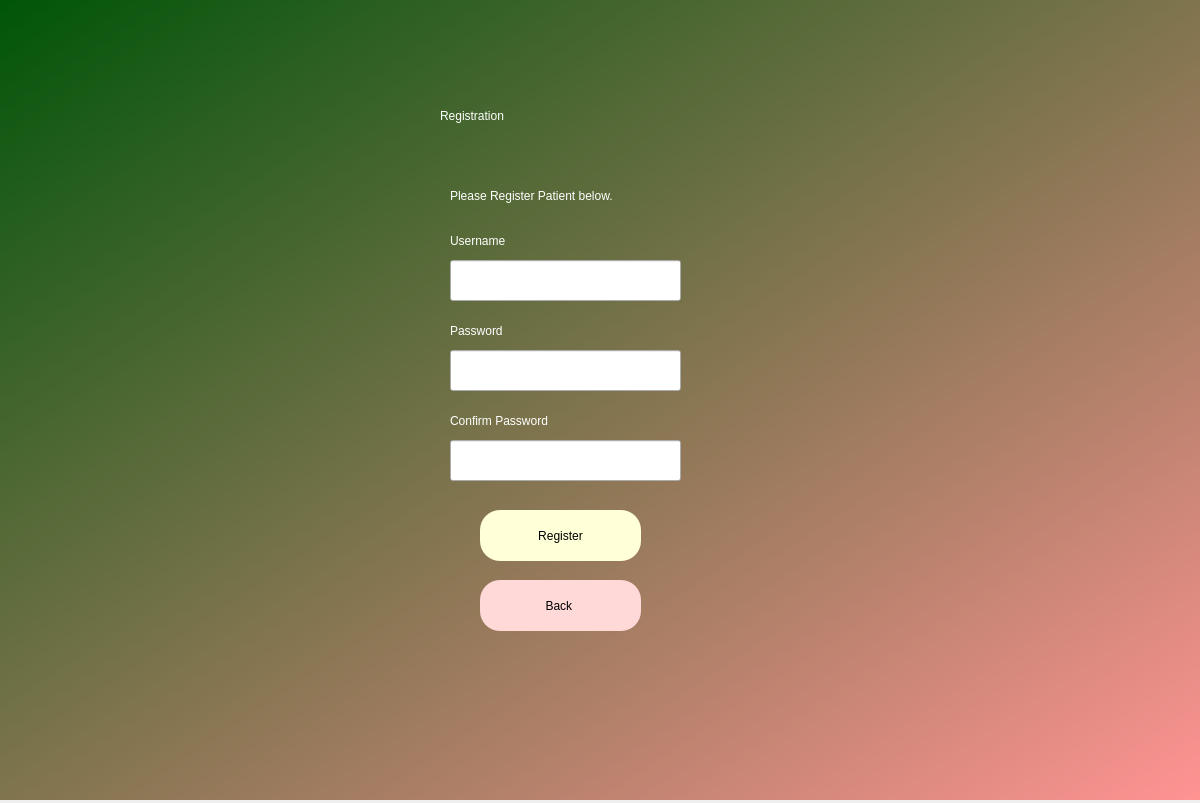
<?xml version="1.0" encoding="UTF-8"?>
<ui version="4.0">
 <class>Dialog</class>
 <widget class="QDialog" name="Dialog">
  <property name="geometry">
   <rect>
    <x>0</x>
    <y>0</y>
    <width>1200</width>
    <height>803</height>
   </rect>
  </property>
  <property name="windowTitle">
   <string>Dialog</string>
  </property>
  <widget class="QWidget" name="bgwidget" native="true">
   <property name="geometry">
    <rect>
     <x>0</x>
     <y>0</y>
     <width>1200</width>
     <height>800</height>
    </rect>
   </property>
   <property name="styleSheet">
    <string notr="true">QWidget#bgwidget{
background-color:qlineargradient(spread:pad, x1:0, y1:0, x2:1, y2:1, stop:0 rgba(0, 85, 9, 255), stop:1 rgba(255, 147, 147, 255));}</string>
   </property>
   <widget class="QLabel" name="label">
    <property name="geometry">
     <rect>
      <x>440</x>
      <y>60</y>
      <width>261</width>
      <height>111</height>
     </rect>
    </property>
    <property name="styleSheet">
     <string notr="true">font: 28pt &quot;Arial&quot;; color:rgb(255, 255, 255)
</string>
    </property>
    <property name="text">
     <string>Registration</string>
    </property>
   </widget>
   <widget class="QLabel" name="label_2">
    <property name="geometry">
     <rect>
      <x>450</x>
      <y>140</y>
      <width>281</width>
      <height>111</height>
     </rect>
    </property>
    <property name="styleSheet">
     <string notr="true">font: 12pt &quot;Arial&quot;; color:rgb(255, 255, 255)
</string>
    </property>
    <property name="text">
     <string>Please Register Patient below.</string>
    </property>
   </widget>
   <widget class="QPushButton" name="register_2">
    <property name="geometry">
     <rect>
      <x>480</x>
      <y>510</y>
      <width>161</width>
      <height>51</height>
     </rect>
    </property>
    <property name="styleSheet">
     <string notr="true">border-radius: 20px;
color: rgb(0,0,0);
background-color: rgb(255, 255, 216);
font: 16pt &quot;Arial&quot;;</string>
    </property>
    <property name="text">
     <string>Register</string>
    </property>
   </widget>
   <widget class="QLineEdit" name="username">
    <property name="geometry">
     <rect>
      <x>450</x>
      <y>260</y>
      <width>231</width>
      <height>41</height>
     </rect>
    </property>
    <property name="styleSheet">
     <string notr="true">font: 8pt &quot;Arial&quot;;
</string>
    </property>
   </widget>
   <widget class="QLineEdit" name="password">
    <property name="geometry">
     <rect>
      <x>450</x>
      <y>350</y>
      <width>231</width>
      <height>41</height>
     </rect>
    </property>
    <property name="styleSheet">
     <string notr="true">font: 8pt &quot;Arial&quot;;</string>
    </property>
   </widget>
   <widget class="QLabel" name="label_3">
    <property name="geometry">
     <rect>
      <x>450</x>
      <y>220</y>
      <width>451</width>
      <height>41</height>
     </rect>
    </property>
    <property name="styleSheet">
     <string notr="true">font: 10pt &quot;Arial&quot;; color:rgb(255, 255, 255)
</string>
    </property>
    <property name="text">
     <string>Username</string>
    </property>
   </widget>
   <widget class="QLabel" name="label_4">
    <property name="geometry">
     <rect>
      <x>450</x>
      <y>310</y>
      <width>451</width>
      <height>41</height>
     </rect>
    </property>
    <property name="styleSheet">
     <string notr="true">font: 10pt &quot;Arial&quot;; color:rgb(255, 255, 255)
</string>
    </property>
    <property name="text">
     <string>Password</string>
    </property>
   </widget>
   <widget class="QLineEdit" name="password_confirm">
    <property name="geometry">
     <rect>
      <x>450</x>
      <y>440</y>
      <width>231</width>
      <height>41</height>
     </rect>
    </property>
    <property name="styleSheet">
     <string notr="true">font: 8pt &quot;Arial&quot;;</string>
    </property>
   </widget>
   <widget class="QLabel" name="label_5">
    <property name="geometry">
     <rect>
      <x>450</x>
      <y>400</y>
      <width>451</width>
      <height>41</height>
     </rect>
    </property>
    <property name="styleSheet">
     <string notr="true">font: 10pt &quot;Arial&quot;; color:rgb(255, 255, 255)
</string>
    </property>
    <property name="text">
     <string>Confirm Password</string>
    </property>
   </widget>
   <widget class="QLabel" name="invalid_up2">
    <property name="geometry">
     <rect>
      <x>450</x>
      <y>475</y>
      <width>451</width>
      <height>41</height>
     </rect>
    </property>
    <property name="styleSheet">
     <string notr="true">font: 8pt &quot;Arial&quot;; color:rgb(255, 0, 0)
</string>
    </property>
    <property name="text">
     <string/>
    </property>
   </widget>
   <widget class="QPushButton" name="back">
    <property name="geometry">
     <rect>
      <x>480</x>
      <y>580</y>
      <width>161</width>
      <height>51</height>
     </rect>
    </property>
    <property name="styleSheet">
     <string notr="true">border-radius: 20px;
color: rgb(0,0,0);
background-color: rgb(255, 216, 216);
font: 16pt &quot;Arial&quot;;</string>
    </property>
    <property name="text">
     <string> Back  </string>
    </property>
   </widget>
  </widget>
 </widget>
 <resources/>
 <connections/>
</ui>
